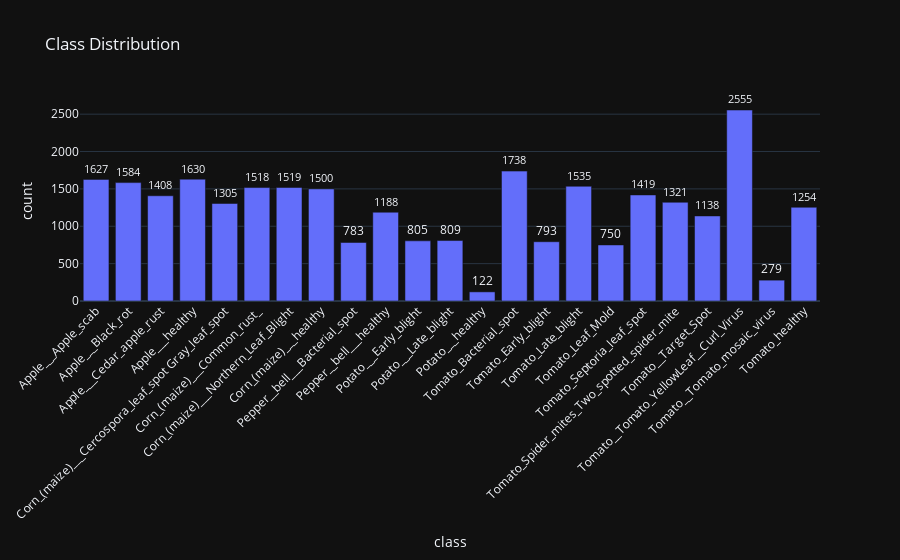

Notebook code for this chart:
### Code cell
count = Counter(labels)

# 构造 DataFrame（关键在这里）
df = pd.DataFrame(sorted(count.items(), key=lambda x: x[0]), columns=["class", "count"])

# 直接可视化（Jupyter里自动显示，不会卡）
fig = px.bar(df, x="class", y="count", title="Class Distribution", text="count")
fig.update_traces(textposition="outside", cliponaxis=False)
fig.update_layout(xaxis_tickangle=-45)

display(fig)

### Figure 1 — Plotly figure (JSON) as saved in the notebook; plotly's stock layout.template omitted (floating-point values rounded to 4 significant figures)
{"data": [{"hovertemplate": "class=%{x}<br>count=%{text}<extra></extra>", "legendgroup": "", "marker": {"color": "#636efa", "pattern": {"shape": ""}}, "name": "", "orientation": "v", "showlegend": false, "text": [1627.0, 1584.0, 1408.0, 1630.0, 1305.0, 1518.0, 1519.0, 1500.0, 783.0, 1188.0, 805.0, 809.0, 122.0, 1738.0, 793.0, 1535.0, 750.0, 1419.0, 1321.0, 1138.0, 2555.0, 279.0, 1254.0], "textposition": "outside", "x": ["Apple___Apple_scab", "Apple___Black_rot", "Apple___Cedar_apple_rust", "Apple___healthy", "Corn_(maize)___Cercospora_leaf_spot Gray_leaf_spot", "Corn_(maize)___Common_rust_", "Corn_(maize)___Northern_Leaf_Blight", "Corn_(maize)___healthy", "Pepper__bell___Bacterial_spot", "Pepper__bell___healthy", "Potato___Early_blight", "Potato___Late_blight", "Potato___healthy", "Tomato_Bacterial_spot", "Tomato_Early_blight", "Tomato_Late_blight", "Tomato_Leaf_Mold", "Tomato_Septoria_leaf_spot", "Tomato_Spider_mites_Two_spotted_spider_mite", "Tomato__Target_Spot", "Tomato__Tomato_YellowLeaf__Curl_Virus", "Tomato__Tomato_mosaic_virus", "Tomato_healthy"], "xaxis": "x", "y": [1627, 1584, 1408, 1630, 1305, 1518, 1519, 1500, 783, 1188, 805, 809, 122, 1738, 793, 1535, 750, 1419, 1321, 1138, 2555, 279, 1254], "yaxis": "y", "type": "bar", "cliponaxis": false}], "layout": {"xaxis": {"anchor": "y", "domain": [0.0, 1.0], "title": {"text": "class"}, "tickangle": -45}, "yaxis": {"anchor": "x", "domain": [0.0, 1.0], "title": {"text": "count"}}, "legend": {"tracegroupgap": 0}, "title": {"text": "Class Distribution"}, "barmode": "relative"}}
